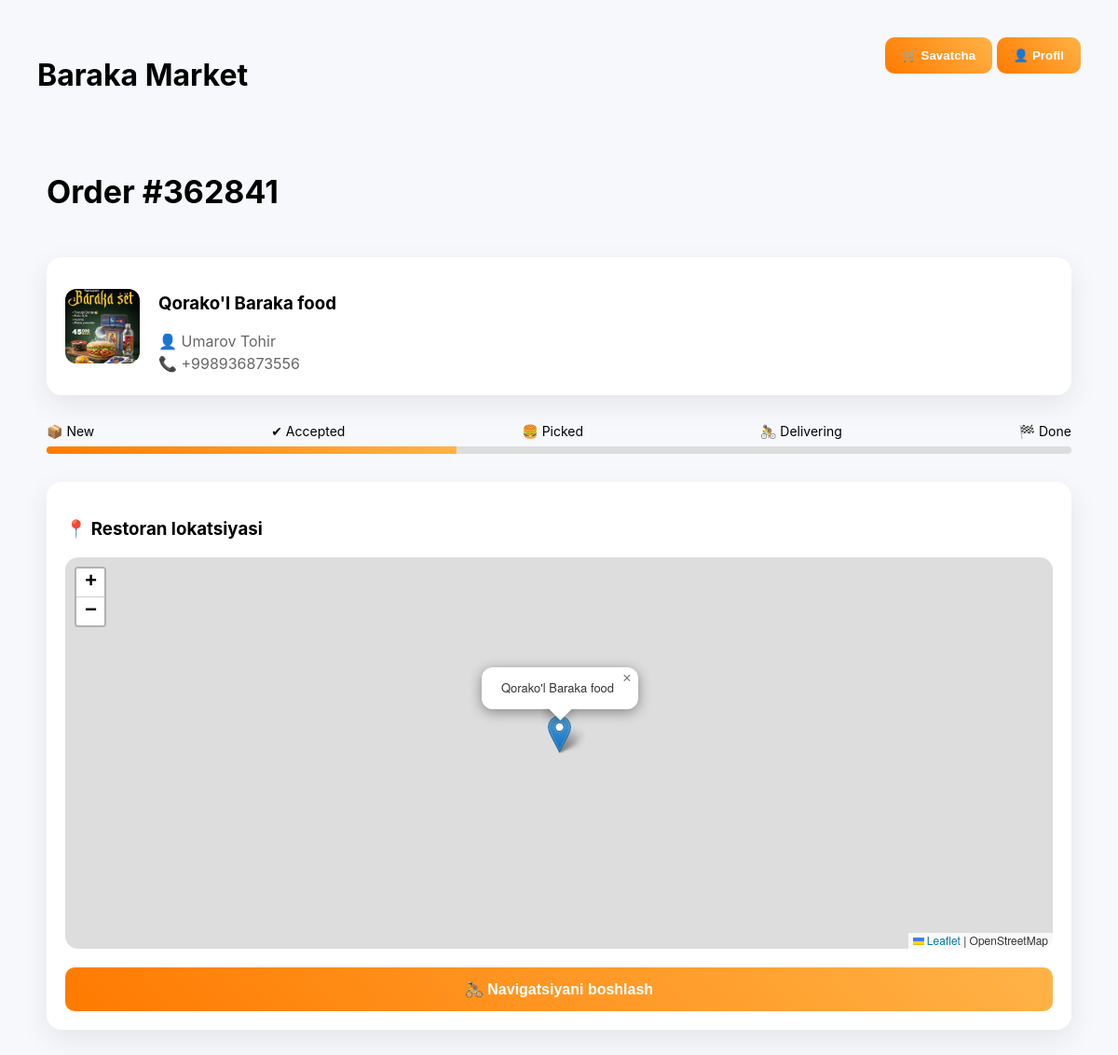
Page /eda/courier/order/1/ (signed in) on the committed database.
### my_ap_1/models.py (models this page shows, shortened)
class FoodOrder(models.Model):
    code = models.CharField(max_length=6, default=generate_order_code)
    restaurant = models.ForeignKey(Restaurant, on_delete=models.CASCADE)
    courier = models.ForeignKey(Courier, null=True, blank=True, on_delete=models.SET_NULL)
    customer_name = models.CharField(max_length=200)
    customer_phone = models.CharField(max_length=20)
    latitude = models.FloatField()
    longitude = models.FloatField()
    status = models.CharField(max_length=50, default="new")
    created_at = models.DateTimeField(auto_now_add=True)
    estimated_time = models.IntegerField(default=25)  # minut
    address = models.CharField(max_length=255, default="Toshkent")

class Restaurant(models.Model):
    name = models.CharField(max_length=200)
    image = models.ImageField(upload_to="restaurants/")
    description = models.TextField(blank=True)
    latitude = models.FloatField()
    longitude = models.FloatField()
    rating = models.FloatField(default=5)

### my_ap_1/views.py (the view)
# urls.py: path('eda/courier/order/<int:order_id>/', views.courier_order_detail, name='courier_order_detail'),
@login_required
def courier_order_detail(request, order_id):
    order = get_object_or_404(FoodOrder, id=order_id)
    return render(request, "eda/courier_order_detail.html", {"order": order})

### my_ap_1/context_processors.py (called while the page is built)
def global_context(request):
    if request.user.is_authenticated:
        cart_count = CartItem.objects.filter(user=request.user).count()
    else:
        cart = request.session.get('cart', {})
        cart_count = sum(cart.values())
    lang = request.GET.get("lang")
    if lang in ["uz", "en", "ru"]:
        request.session["lang"] = lang
    current_lang = request.session.get("lang", "uz")
    t = TRANSLATIONS.get(current_lang, TRANSLATIONS["uz"])
    return {
        "cart_item_count": cart_count,
        "current_lang": current_lang,
        "t": t,
        "year": 2026
    }

def notifications_count(request):
    if request.user.is_authenticated:
        count = Notification.objects.filter(
            user=request.user,
            is_read=False
        ).count()
        return {"notifications_count": count}
    return {"notifications_count": 0}

### my_ap_1/templates/eda/courier_order_detail.html (shortened to what this page needs)
{% load static %}
<!DOCTYPE html>
<html lang="en">
<head>
<link rel="stylesheet" href="{% static 'css/design.css' %}">
<link rel="stylesheet" href="https://unpkg.com/leaflet/dist/leaflet.css"/>
</head>
<body>
<div style="display:flex;justify-content:space-between;margin-bottom:40px">
<h1>Baraka Market</h1>
<div>
<button class="btn">🛒 Savatcha</button>
<button class="btn">👤 Profil</button>
</div>
</div>
<div class="container">
<div class="order-header">
<h1 class="title">Order #{{ order.code }}</h1>
</div>
<div class="card restaurant-card">
<img src="{{ order.restaurant.image.url }}">
<div class="info">
<h3>{{ order.restaurant.name }}</h3>
<p>👤 {{ order.customer_name }}</p>
<p>📞 {{ order.customer_phone }}</p>
</div>
</div>
<div class="progress">
<div style="display:flex;justify-content:space-between;font-size:14px;margin-bottom:8px">
<div>📦 New</div>
<div>✔ Accepted</div>
<div>🍔 Picked</div>
<div>🚴 Delivering</div>
<div>🏁 Done</div>
</div>
<div class="progress-bar">
<div class="progress-fill"></div>
</div>
</div>
<div class="card map-card">
<h3>📍 Restoran lokatsiyasi</h3>
<div id="map" style="height:420px;border-radius:14px;"></div>
<a target="_blank"
href="https://www.google.com/maps/dir/?api=1&destination={{ order.restaurant.latitude }},{{ order.restaurant.longitude }}">
<button class="btn nav-btn">
🚴 Navigatsiyani boshlash
</button>
</a>
</div>
</div>
</body>
</html>

### my_ap_1/static/css/design.css (style rules this page uses)
:root { --primary:#ff7a00; --primary2:#ffb347; --bg:#f6f8fb; --card:#ffffff; --radius:16px; --shadow:0 10px 30px rgba(0,0,0,0.08); }
body { font-family:Inter,Arial; background:var(--bg); margin:0; padding:40px; }
.card { background:var(--card); border-radius:var(--radius); box-shadow:var(--shadow); padding:20px; }
.btn { padding:12px 18px; border:none; border-radius:10px; background:linear-gradient(45deg,var(--primary),var(--primary2)); color:white; font-weight:600; cursor:pointer; transition:.3s; }
.title { font-size:34px; font-weight:700; margin-bottom:20px; }

### my_ap_1/templates/eda/courier_order_detail.html (style rules this page uses)
.container { max-width:1100px; margin:auto; }
.order-header { display:flex; justify-content:space-between; align-items:center; margin-bottom:30px; }
.restaurant-card { display:flex; gap:20px; align-items:center; }
.restaurant-card img { width:80px; height:80px; border-radius:12px; object-fit:cover; }
.info p { margin:4px 0; color:#666; }
.progress { margin:30px 0; }
.progress-bar { height:8px; background:#ddd; border-radius:10px; overflow:hidden; }
.progress-fill { height:8px; width:40%; background:linear-gradient(45deg,#ff7a00,#ffb347); }
.map-card { margin-top:20px; }
.nav-btn { margin-top:20px; width:100%; padding:14px; font-size:16px; }

### rows in the picture
FoodOrder: code "362841", restaurant.image (picture), restaurant.name "Qorako'l Baraka food", customer_name "Umarov Tohir", customer_phone "+998936873556"
